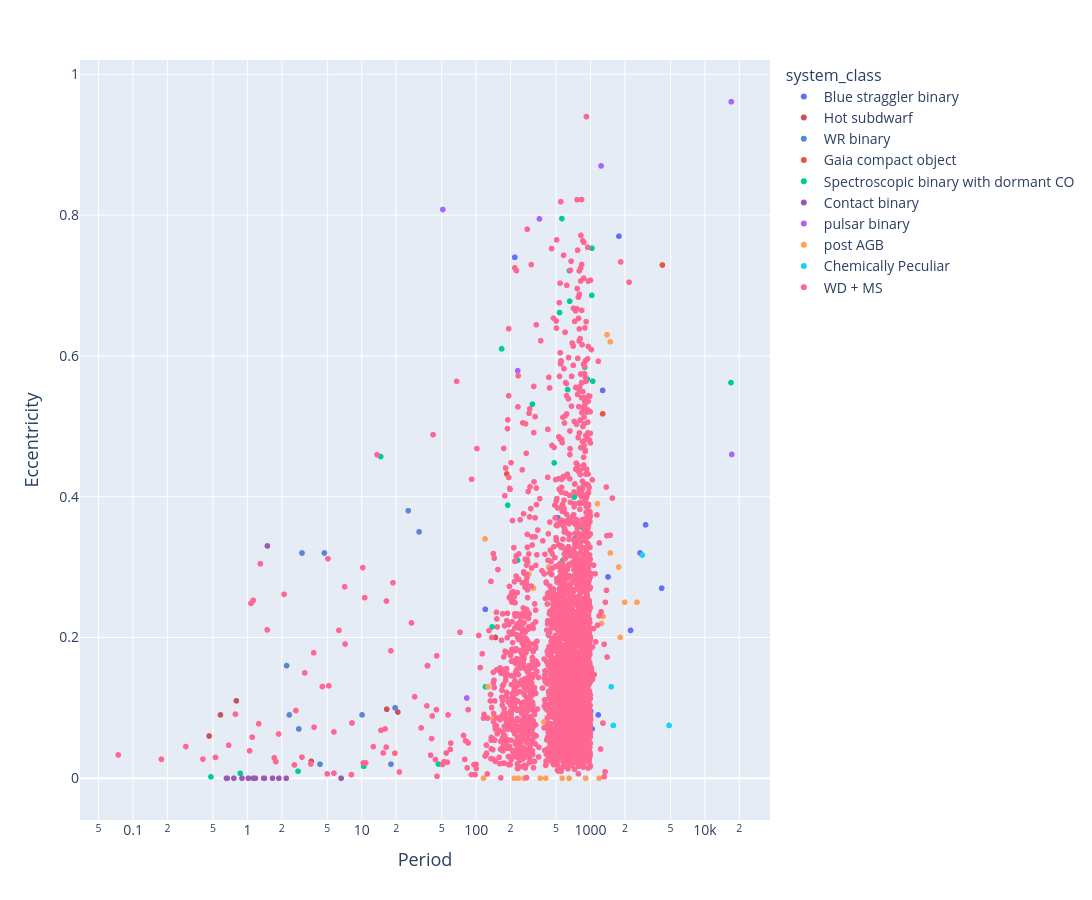

The notebook cell this image was saved under:
### Code cell
# custom color mapping
custom_colors = {
    'Hot subdwarf': '#cc5159',
    'Stripped star': '#3dceb4',
    'WR binary': '#5987d6',
    'Algol': '#f39c12',
    'Contact binary': '#9b59b6',
    'WD': '#95a5a6',
    'Barium star': '#e74c3c',
    'Post-CE': '#2ecc71',
    'NS': '#3498db',
    'BH': '#1abc9c',
}

fig = plotly_vars('Period', 'Eccentricity', pd_catalog_data, logx=True, logy=False, 
                  color_by='system_class', color_map=custom_colors)
fig.show()

### Figure 1 — Plotly figure (JSON) as saved in the notebook; plotly's stock layout.template omitted (floating-point values rounded to 4 significant figures; data arrays with more than 128 entries replaced by an {"elided": "..."} marker saying what was removed)
{"data": [{"customdata": {"elided": "17x9 str values"}, "hovertemplate": "Period=%{x:.3f}<br>Eccentricity=%{y:.3f}<br>System Name=%{customdata[0]}<br>Type1=%{customdata[1]}<br>Type2=%{customdata[2]}<br>evol_type_1=%{customdata[3]}<br>evol_type_2=%{customdata[4]}<br>obs_type_1=%{customdata[5]}<br>obs_type_2=%{customdata[6]}<extra></extra>", "legendgroup": "Blue straggler binary", "marker": {"color": "#636efa", "size": 6, "symbol": "circle"}, "mode": "markers", "name": "Blue straggler binary", "showlegend": true, "type": "scattergl", "x": [722.0, 2240.0, 1033.0, 1168.0, 3030.0, 546.7, 615.2, 1003.0, 1772.0, 690.0, 120.2, 1277.0, 1423.0, 2710.0, 517.0, 4190.0, 217.6], "xaxis": "x", "y": [0.34, 0.21, 0.07, 0.09, 0.36, 0.269, 0.21, 0.095, 0.77, 0.07, 0.24, 0.551, 0.286, 0.32, 0.37, 0.27, 0.74], "yaxis": "y"}, {"customdata": [["HD200310", "Be", "sdOB", "MS", "He-star", "Be", "sdOB", "Hot subdwarf", "Hot subdwarf"], ["GALEXJ2349+3844", "", "", "MS", "He-star", "WD/MS", "sdB", "Hot subdwarf", "Hot subdwarf"], ["HFG1", "", "", "MS", "He-star", "G", "sdB", "Hot subdwarf", "Hot subdwarf"], ["EQPsc", "", "", "MS", "He-star", "M", "sdB", "Hot subdwarf", "Hot subdwarf"], ["PB7352", "", "", "MS", "He-star", "WD/MS", "sdB", "Hot subdwarf", "Hot subdwarf"], ["EGB5", "", "", "MS", "He-star", "WD/M", "sdB", "Hot subdwarf", "Hot subdwarf"], ["HD185510", "", "", "MS", "He-star", "K0", "sdB", "Hot subdwarf", "Hot subdwarf"]], "hovertemplate": "Period=%{x:.3f}<br>Eccentricity=%{y:.3f}<br>System Name=%{customdata[0]}<br>Type1=%{customdata[1]}<br>Type2=%{customdata[2]}<br>evol_type_1=%{customdata[3]}<br>evol_type_2=%{customdata[4]}<br>obs_type_1=%{customdata[5]}<br>obs_type_2=%{customdata[6]}<extra></extra>", "legendgroup": "Hot subdwarf", "marker": {"color": "#cc5159", "size": 6, "symbol": "circle"}, "mode": "markers", "name": "Hot subdwarf", "showlegend": true, "type": "scattergl", "x": [147.6, 0.4625, 0.5816, 0.8008, 3.622, 16.54, 20.66], "xaxis": "x", "y": [0.2, 0.06, 0.09, 0.11, 0.024, 0.098, 0.094], "yaxis": "y"}, {"customdata": [["BAT99 19", "O6 V", "WR-WN4", "MS", "He-star", "O6 V", "WR-WN4", "WR binary", "WR binary"], ["BAT99 29", "B1.5 V", "WR-WN3", "MS", "He-star", "B1.5 V", "WR-WN3", "WR binary", "WR binary"], ["BAT99 43", "O9 V", "WR-WN3", "MS", "He-star", "O9 V", "WR-WN3", "WR binary", "WR binary"], ["BAT99 49", "O9 V", "WR-WN4", "MS", "He-star", "O9 V", "WR-WN4", "WR binary", "WR binary"], ["BAT99 59", "O9 V", "WR-WN4", "MS", "He-star", "O9 V", "WR-WN4", "WR binary", "WR binary"], ["BAT99 64", "O9 V", "WR-WN4", "MS", "He-star", "O9 V", "WR-WN4", "WR binary", "WR binary"], ["BAT99 71", "O6.5 V", "WR-WN3", "MS", "He-star", "O6.5 V", "WR-WN3", "WR binary", "WR binary"], ["BAT99 77", "O7.5 III", "WR-WN7", "MS", "He-star", "O7.5 III", "WR-WN7", "WR binary", "WR binary"], ["BAT99 92", "O6 V", "WR-WN3", "MS", "He-star", "O6 V", "WR-WN3", "WR binary", "WR binary"], ["BAT99 126", "O7 V", "WR-WN3", "MS", "He-star", "O7 V", "WR-WN3", "WR binary", "WR binary"], ["SMC AB 3", "O-O9", "WR-WN3", "MS", "He-star", "O-O9", "WR-WN3", "WR binary", "WR binary"], ["SMC AB 7", "O-O6 I", "WR-WN4", "MS", "He-star", "O-O6 I", "WR-WN4", "WR binary", "WR binary"], ["SMC AB 8", "O-O4 V", "WR-WO4", "MS", "He-star", "O-O4 V", "WR-WO4", "WR binary", "WR binary"]], "hovertemplate": "Period=%{x:.3f}<br>Eccentricity=%{y:.3f}<br>System Name=%{customdata[0]}<br>Type1=%{customdata[1]}<br>Type2=%{customdata[2]}<br>evol_type_1=%{customdata[3]}<br>evol_type_2=%{customdata[4]}<br>obs_type_1=%{customdata[5]}<br>obs_type_2=%{customdata[6]}<extra></extra>", "legendgroup": "WR binary", "marker": {"color": "#5987d6", "size": 6, "symbol": "circle"}, "mode": "markers", "name": "WR binary", "showlegend": true, "type": "scattergl", "x": [17.99, 2.202, 2.816, 31.69, 4.713, 37.59, 2.326, 3.003, 4.312, 25.5, 10.05, 19.56, 19.56], "xaxis": "x", "y": [0.02, 0.16, 0.07, 0.35, 0.32, 0.16, 0.09, 0.32, 0.02, 0.38, 0.09, 0.1, 0.1], "yaxis": "y"}, {"customdata": [["Gaia BH1", "MS", "BH", "MS", "BH", "", "", "Gaia compact object", "Gaia compact object"], ["Gaia BH2", "RG", "BH", "RGB", "BH", "RG", "", "Gaia compact object", "Gaia compact object"], ["Gaia BH3", "RG", "BH", "RGB", "BH", "RG", "", "Gaia compact object", "Gaia compact object"], ["Gaia NS1", "MS", "NS", "MS", "NS", "", "", "Gaia compact object", "Gaia compact object"]], "hovertemplate": "Period=%{x:.3f}<br>Eccentricity=%{y:.3f}<br>System Name=%{customdata[0]}<br>Type1=%{customdata[1]}<br>Type2=%{customdata[2]}<br>evol_type_1=%{customdata[3]}<br>evol_type_2=%{customdata[4]}<br>obs_type_1=%{customdata[5]}<br>obs_type_2=%{customdata[6]}<extra></extra>", "legendgroup": "Gaia compact object", "marker": {"color": "#EF553B", "size": 6, "symbol": "circle"}, "mode": "markers", "name": "Gaia compact object", "showlegend": true, "type": "scattergl", "x": [185.4, 1277.0, 4253.0, 730.9], "xaxis": "x", "y": [0.4323, 0.5176, 0.7291, 0.123], "yaxis": "y"}, {"customdata": {"elided": "31x9 str values"}, "hovertemplate": "Period=%{x:.3f}<br>Eccentricity=%{y:.3f}<br>System Name=%{customdata[0]}<br>Type1=%{customdata[1]}<br>Type2=%{customdata[2]}<br>evol_type_1=%{customdata[3]}<br>evol_type_2=%{customdata[4]}<br>obs_type_1=%{customdata[5]}<br>obs_type_2=%{customdata[6]}<extra></extra>", "legendgroup": "Spectroscopic binary with dormant CO", "marker": {"color": "#00cc96", "size": 6, "symbol": "circle"}, "mode": "markers", "name": "Spectroscopic binary with dormant CO", "showlegend": true, "type": "scattergl", "x": [10.4, 167.0, 14.63, 877.0, 189.1, 230.2, 310.2, 481.0, 497.6, 536.1, 561.8, 570.9, 631.8, 632.6, 636.1, 654.6, 657.4, 719.8, 827.0, 889.5, 938.3, 1027.0, 1029.0, 1046.0, 0.8666, 16910.0, 2.774, 120.6, 46.81, 0.4799, 138.0], "xaxis": "x", "y": [0.017, 0.61, 0.457, 0.05, 0.3879, 0.3095, 0.5314, 0.448, 0.168, 0.6615, 0.795, 0.3093, 0.552, 0.2668, 0.3228, 0.721, 0.6777, 0.3993, 0.357, 0.584, 0.5666, 0.686, 0.753, 0.564, 0.007, 0.562, 0.01, 0.13, 0.02, 0.002, 0.215], "yaxis": "y"}, {"customdata": {"elided": "15x9 str values"}, "hovertemplate": "Period=%{x:.3f}<br>Eccentricity=%{y:.3f}<br>System Name=%{customdata[0]}<br>Type1=%{customdata[1]}<br>Type2=%{customdata[2]}<br>evol_type_1=%{customdata[3]}<br>evol_type_2=%{customdata[4]}<br>obs_type_1=%{customdata[5]}<br>obs_type_2=%{customdata[6]}<extra></extra>", "legendgroup": "Contact binary", "marker": {"color": "#9b59b6", "size": 6, "symbol": "circle"}, "mode": "markers", "name": "Contact binary", "showlegend": true, "type": "scattergl", "x": [2.185, 1.175, 1.387, 1.886, 1.124, 0.6668, 0.8966, 1.658, 1.495, 0.7619, 1.411, 1.141, 0.6563, 6.598, 1.019], "xaxis": "x", "y": [0.0, 0.0, 0.0, 0.0, 0.0, 0.0, 0.0, 0.0, 0.33, 0.0, 0.0, 0.0, 0.0, 0.0, 0.0], "yaxis": "y"}, {"customdata": [["PSR B1820-11", "MS/WD?", "NS", "MS", "NS", "MS/WD?", "", "pulsar binary", "pulsar binary"], ["PSR J1954+2529", "MS/WD?", "NS", "MS", "NS", "MS/WD?", "", "pulsar binary", "pulsar binary"], ["PSR J0045-7319", "BIV", "NS", "MS", "NS", "BIV", "", "pulsar binary", "pulsar binary"], ["PSR B1259-63", "Be", "NS", "MS", "NS", "Be", "", "pulsar binary", "pulsar binary"], ["PSR J1638-4725", "B", "NS", "MS", "NS", "B", "", "pulsar binary", "pulsar binary"], ["PSR J2032+4127", "Be", "NS", "MS", "NS", "Be", "", "pulsar binary", "pulsar binary"], ["PSR J2108+4516", "O/Be", "NS", "MS", "NS", "O/Be", "", "pulsar binary", "pulsar binary"], ["PSR J0210+5845", "B6V", "NS", "MS", "NS", "B6V", "", "pulsar binary", "pulsar binary"]], "hovertemplate": "Period=%{x:.3f}<br>Eccentricity=%{y:.3f}<br>System Name=%{customdata[0]}<br>Type1=%{customdata[1]}<br>Type2=%{customdata[2]}<br>evol_type_1=%{customdata[3]}<br>evol_type_2=%{customdata[4]}<br>obs_type_1=%{customdata[5]}<br>obs_type_2=%{customdata[6]}<extra></extra>", "legendgroup": "pulsar binary", "marker": {"color": "#ab63fa", "size": 6, "symbol": "circle"}, "mode": "markers", "name": "pulsar binary", "showlegend": true, "type": "scattergl", "x": [357.8, 82.72, 51.17, 1237.0, 231.0, 17000.0, 269.4, 17180.0], "xaxis": "x", "y": [0.7946, 0.114, 0.8079, 0.8699, 0.5789, 0.961, 0.08742, 0.46], "yaxis": "y"}, {"customdata": {"elided": "33x9 str values"}, "hovertemplate": "Period=%{x:.3f}<br>Eccentricity=%{y:.3f}<br>System Name=%{customdata[0]}<br>Type1=%{customdata[1]}<br>Type2=%{customdata[2]}<br>evol_type_1=%{customdata[3]}<br>evol_type_2=%{customdata[4]}<br>obs_type_1=%{customdata[5]}<br>obs_type_2=%{customdata[6]}<extra></extra>", "legendgroup": "post AGB", "marker": {"color": "#FFA15A", "size": 6, "symbol": "circle"}, "mode": "markers", "name": "post AGB", "showlegend": true, "type": "scattergl", "x": [289.1, 1189.0, 871.7, 140.8, 1248.0, 1151.0, 317.6, 597.4, 1289.0, 1989.0, 906.3, 1488.0, 363.3, 259.6, 1818.0, 430.6, 234.4, 262.6, 215.4, 501.1, 1762.0, 390.2, 649.8, 1394.0, 519.7, 127.0, 119.6, 1489.0, 116.0, 406.0, 564.3, 662.2, 2550.0], "xaxis": "x", "y": [0.29, 0.0, 0.024, 0.085, 0.22, 0.39, 0.27, 0.3, 0.23, 0.25, 0.0, 0.32, 0.0, 0.21, 0.2, 0.3, 0.0, 0.0, 0.0, 0.2, 0.3, 0.08, 0.0, 0.63, 0.24, 0.13, 0.34, 0.62, 0.0, 0.0, 0.0, 0.25, 0.25], "yaxis": "y"}, {"customdata": [["BD-10d4311", "sgCH", "WD", "MS", "WD", "sgCH", "", "Chemically Peculiar", "Chemically Peculiar"], ["BD-18d255", "dBa", "WD", "MS", "WD", "dBa", "", "Chemically Peculiar", "Chemically Peculiar"], ["BD+18d5215", "dBa", "WD", "MS", "WD", "dBa", "", "Chemically Peculiar", "Chemically Peculiar"], ["HD98991", "dBa", "WD", "MS", "WD", "dBa", "", "Chemically Peculiar", "Chemically Peculiar"]], "hovertemplate": "Period=%{x:.3f}<br>Eccentricity=%{y:.3f}<br>System Name=%{customdata[0]}<br>Type1=%{customdata[1]}<br>Type2=%{customdata[2]}<br>evol_type_1=%{customdata[3]}<br>evol_type_2=%{customdata[4]}<br>obs_type_1=%{customdata[5]}<br>obs_type_2=%{customdata[6]}<extra></extra>", "legendgroup": "Chemically Peculiar", "marker": {"color": "#19d3f3", "size": 6, "symbol": "circle"}, "mode": "markers", "name": "Chemically Peculiar", "showlegend": true, "type": "scattergl", "x": [4865.0, 1585.0, 1516.0, 2836.0], "xaxis": "x", "y": [0.075, 0.075, 0.13, 0.317], "yaxis": "y"}, {"customdata": {"elided": "3383x9 str values"}, "hovertemplate": "Period=%{x:.3f}<br>Eccentricity=%{y:.3f}<br>System Name=%{customdata[0]}<br>Type1=%{customdata[1]}<br>Type2=%{customdata[2]}<br>evol_type_1=%{customdata[3]}<br>evol_type_2=%{customdata[4]}<br>obs_type_1=%{customdata[5]}<br>obs_type_2=%{customdata[6]}<extra></extra>", "legendgroup": "WD + MS", "marker": {"color": "#FF6692", "size": 6, "symbol": "circle"}, "mode": "markers", "name": "WD + MS", "showlegend": true, "type": "scattergl", "x": {"elided": "3383 float values"}, "xaxis": "x", "y": {"elided": "3383 float values"}, "yaxis": "y"}], "layout": {"height": 900, "legend": {"font": {"size": 14}, "title": {"font": {"size": 16}, "text": "system_class"}, "tracegroupgap": 0}, "margin": {"t": 60}, "width": 1200, "xaxis": {"anchor": "y", "domain": [0, 1], "tickfont": {"size": 14}, "title": {"font": {"size": 18}, "text": "Period"}, "type": "log"}, "yaxis": {"anchor": "x", "domain": [0, 1], "tickfont": {"size": 14}, "title": {"font": {"size": 18}, "text": "Eccentricity"}}}}
